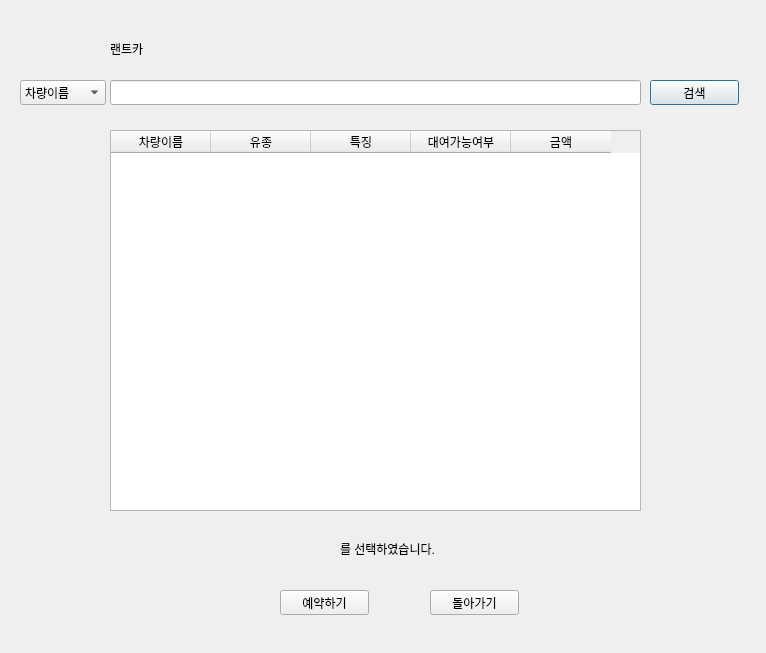
<?xml version="1.0" encoding="UTF-8"?>
<ui version="4.0">
 <class>carsearch</class>
 <widget class="QDialog" name="carsearch">
  <property name="geometry">
   <rect>
    <x>0</x>
    <y>0</y>
    <width>766</width>
    <height>653</height>
   </rect>
  </property>
  <property name="windowTitle">
   <string>Dialog</string>
  </property>
  <widget class="QLineEdit" name="lineEdit">
   <property name="geometry">
    <rect>
     <x>110</x>
     <y>80</y>
     <width>531</width>
     <height>25</height>
    </rect>
   </property>
  </widget>
  <widget class="QTableWidget" name="tableWidget">
   <property name="geometry">
    <rect>
     <x>110</x>
     <y>130</y>
     <width>531</width>
     <height>381</height>
    </rect>
   </property>
   <column>
    <property name="text">
     <string>차량이름</string>
    </property>
   </column>
   <column>
    <property name="text">
     <string>유종</string>
    </property>
   </column>
   <column>
    <property name="text">
     <string>특징</string>
    </property>
   </column>
   <column>
    <property name="text">
     <string>대여가능여부</string>
    </property>
   </column>
   <column>
    <property name="text">
     <string>금액</string>
    </property>
   </column>
  </widget>
  <widget class="QLabel" name="label">
   <property name="geometry">
    <rect>
     <x>110</x>
     <y>40</y>
     <width>67</width>
     <height>17</height>
    </rect>
   </property>
   <property name="text">
    <string>랜트카</string>
   </property>
  </widget>
  <widget class="QComboBox" name="comboBox">
   <property name="geometry">
    <rect>
     <x>20</x>
     <y>80</y>
     <width>86</width>
     <height>25</height>
    </rect>
   </property>
   <item>
    <property name="text">
     <string>차량이름</string>
    </property>
   </item>
   <item>
    <property name="text">
     <string>유종</string>
    </property>
   </item>
   <item>
    <property name="text">
     <string>특징</string>
    </property>
   </item>
  </widget>
  <widget class="QLabel" name="label_2">
   <property name="geometry">
    <rect>
     <x>270</x>
     <y>540</y>
     <width>67</width>
     <height>17</height>
    </rect>
   </property>
   <property name="text">
    <string/>
   </property>
  </widget>
  <widget class="QLabel" name="label_3">
   <property name="geometry">
    <rect>
     <x>340</x>
     <y>540</y>
     <width>131</width>
     <height>17</height>
    </rect>
   </property>
   <property name="text">
    <string>를 선택하였습니다.</string>
   </property>
  </widget>
  <widget class="QPushButton" name="exit">
   <property name="geometry">
    <rect>
     <x>430</x>
     <y>590</y>
     <width>89</width>
     <height>25</height>
    </rect>
   </property>
   <property name="text">
    <string>돌아가기</string>
   </property>
   <property name="autoDefault">
    <bool>false</bool>
   </property>
  </widget>
  <widget class="QPushButton" name="search">
   <property name="geometry">
    <rect>
     <x>650</x>
     <y>80</y>
     <width>89</width>
     <height>25</height>
    </rect>
   </property>
   <property name="text">
    <string>검색</string>
   </property>
  </widget>
  <widget class="QPushButton" name="reserv">
   <property name="geometry">
    <rect>
     <x>280</x>
     <y>590</y>
     <width>89</width>
     <height>25</height>
    </rect>
   </property>
   <property name="text">
    <string>예약하기</string>
   </property>
   <property name="autoDefault">
    <bool>false</bool>
   </property>
  </widget>
 </widget>
 <resources/>
 <connections/>
</ui>
